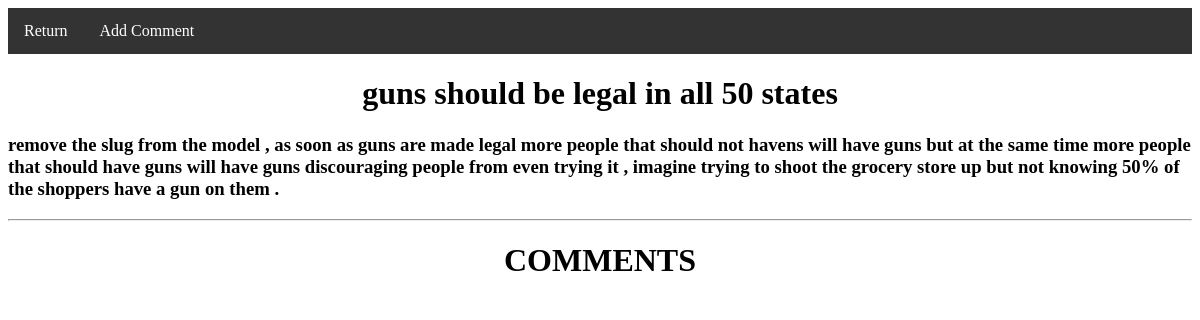
The app's page /inspect/2 with its own data.
### feed/models.py (models this page shows, shortened)
class PostModel(models.Model):
    title = models.CharField(max_length=50)
    description = models.TextField()
    slug= models.SlugField(default=True)

### feed/views.py (the view)
# urls.py: path('inspect/<int:id>',v.inspect , name='inspect'),
def inspect(request,id): # requires an id - comment b
    post=get_list_or_404(PostModel,pk=id)
    comment = Comment.objects.all()
    context={'post':post}
    return render(request,'feed/inspect.html',context)

### feed/templates/feed/inspect.html (shortened to what this page needs)
<!DOCTYPE html>
<html lang="en">
    {% extends 'functions/comment_navbar.html' %}
    {% block content %}
<head>
</head>
<body>
{% for i in post %}
<h1><center> {{ i.title }}</center></h1>
<h3> {{ i.description }} </h3>
{% endfor %}
<hr>
<center> <h1> COMMENTS</h1></center>
</body>
{% endblock content %}

### records on screen
PostModel: title "guns should be legal in all 50 states", description "remove the slug from the model , as soon as guns are made legal more people that should not havens will have guns but at the same time more people that should have guns will have guns discouraging people from even trying it , imagine trying to shoot the grocery store up but not knowing 50% of the shoppers have a gun on them ."
